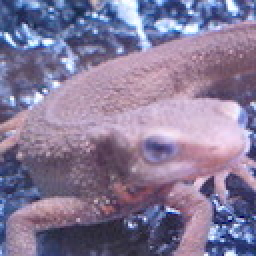
#> input picture Q_71_80/imori.jpg, 128 x 128 px (shown 2 times larger)
$ python 79.py   (older library calls are emulated)
#> lines starting #> are read from the running program, lines starting #| are printed output that depends on the picture
### Q_71_80/filtering.py
import numpy as np

def rgb2grayscale(r, g, b):
    gray_img = 0.2126*r + 0.7152*g + 0.0772*b
    return gray_img.reshape(gray_img.shape[0], gray_img.shape[1], 1)


def filtering(img, kernel, padding=True):
    H, W, C = img.shape

    # kernel size
    F_size = kernel.shape[0]

    # zero padding
    pad = F_size // 2
    out = np.zeros((H+pad*2, W+pad*2, C), dtype=np.float)
    out[pad:pad+H, pad:pad+W] = img.copy()

    out_tmp = out.copy()

    # filtering
    for h in range(H):
        for w in range(W):
            for c in range(C):
                out[pad+h, pad+w, c] = np.sum(kernel * out_tmp[h:h+F_size, w:w+F_size, c])

    # rescaled from 0 to 255
    out[out < 0] = 0
    out[out > 255] = 255

    # the size of output is the same as that of input if padding
    # the size of output is smaller than 2*pad_size on both of hight and width if not padding
    if padding:
        out = out[pad:pad+H, pad:pad+W].astype(np.uint8)
    else:
        out = out[pad*2: pad*2+(H-pad*2), pad*2: pad*2+(W-pad*2)].astype(np.uint8)

    return out

### Q_71_80/save.py
import cv2

def result(img, name):
    cv2.imwrite(name+".jpg", img)
    cv2.imshow(name, img)
    cv2.waitKey(0)
    cv2.destroyAllWindows()

### Q_71_80/79.py

# coding: utf-8

# In[12]:


import cv2
import numpy as np
from save import result
from filtering import filtering, rgb2grayscale

def gabor(f_size, s, g, l, p, A):
    gabor_filter = np.zeros((f_size, f_size), dtype=np.float32)

    for y in range(f_size):
        for x in range(f_size):
            dx = x - (f_size // 2)
            dy = y - (f_size // 2)
            t = A * np.pi / 180.
            x_ = np.cos(t) * dx + np.sin(t) * dy
            y_ = -np.sin(t) * dx + np.cos(t) * dy
            gabor_filter[y, x] = np.exp( -(x_**2 + g**2 * y_**2) / (2 * s**2) ) * np.cos(2 * np.pi * x_ / (l + p))

    gabor_filter /= np.sum(np.abs(gabor_filter))

    return gabor_filter


# In[16]:


# parameters
f_size = 11
s = 1.5
g = 1.2
l = 3
p = 0
As = [0, 45, 90, 135]


# In[17]:


filters = []
for A in As:
    filters.append(gabor(f_size, s, g, l, p, A))


img = cv2.imread("imori.jpg").astype(np.float32)
b = img[:,:,0].copy()
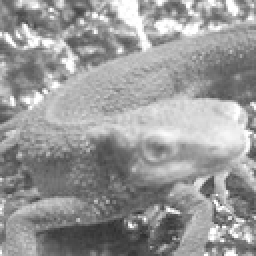
#> b: shape (128, 128) float32 (shown 2 times larger); min 46, max 255, mean 152.8
g = img[:,:,1].copy()
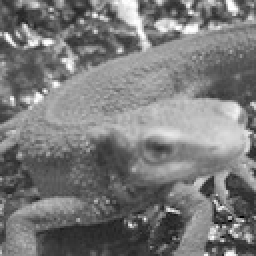
#> g: shape (128, 128) float32 (shown 2 times larger); min 0, max 255, mean 121.8
r = img[:,:,2].copy()
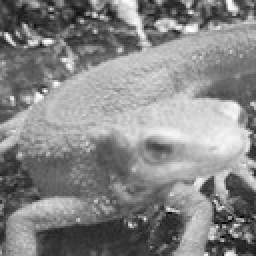
#> r: shape (128, 128) float32 (shown 2 times larger); min 0, max 255, mean 134.1
gray_img = rgb2grayscale(r, g, b)

for i, gabor_filter in enumerate(filters):
    out = filtering(gray_img,  gabor_filter, padding=True)
    out = out / np.max(out) * 255
    out = out.astype(np.uint8)
    result(out, "79_{}".format(As[i]))
#> this loop made 4 passes
#> pass 1, in filtering, `out_tmp = out.copy()`:
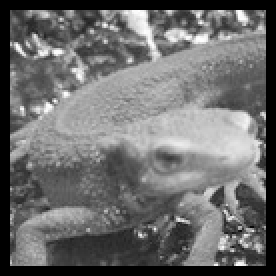
#> out_tmp: shape (138, 138, 1) float64 (shown 2 times larger); min 0, max 255.7, mean 109.6; drawn with min black and max white
#> pass 1, in filtering, `out = out[pad:pad+H, pad:pad+W].astype(np.uint8)`:
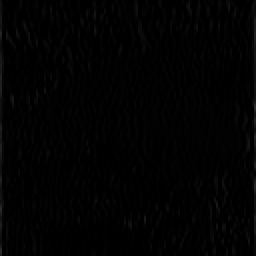
#> out: shape (128, 128, 1) (shown 2 times larger); min 0, max 45, mean 2
#> pass 1, `out = out / np.max(out) * 255`:
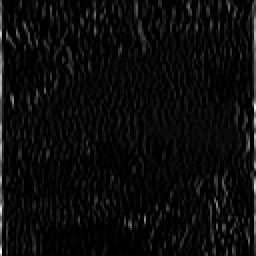
#> out: shape (128, 128, 1) float64 (shown 2 times larger); min 0, max 255, mean 11.1
#> after the loop:
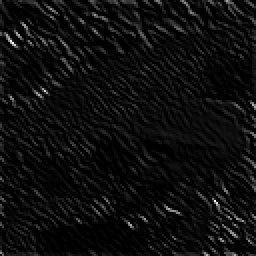
#> out: shape (128, 128, 1) (shown 2 times larger); min 0, max 255, mean 13.1

$ run again, with Q_71_80/71.jpg copied over Q_71_80/imori.jpg
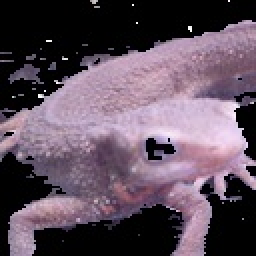
#> input picture Q_71_80/71.jpg, 128 x 128 px (shown 2 times larger)
#> the loop `for i, gabor_filter in enumerate(filters):` made 4 passes
#> pass 1, in filtering, `out_tmp = out.copy()`:
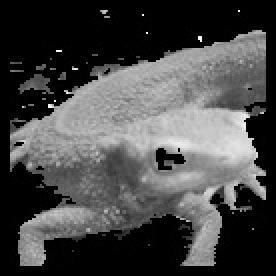
#> out_tmp: shape (138, 138, 1) float64 (shown 2 times larger); min 0, max 256.3, mean 72.4; drawn with min black and max white
#> after the loop `for i, gabor_filter in enumerate(filters):`:
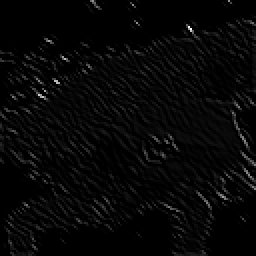
#> out: shape (128, 128, 1) (shown 2 times larger); min 0, max 255, mean 6.9

$ run again, with Q_71_80/72.jpg copied over Q_71_80/imori.jpg
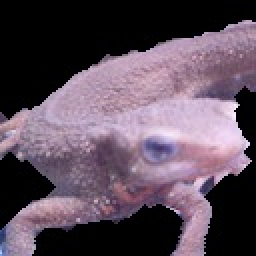
#> input picture Q_71_80/72.jpg, 128 x 128 px (shown 2 times larger)
#> the loop `for i, gabor_filter in enumerate(filters):` made 4 passes
#> pass 1, in filtering, `out_tmp = out.copy()`:
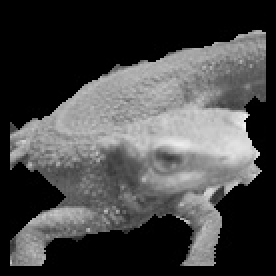
#> out_tmp: shape (138, 138, 1) float64 (shown 2 times larger); min 0, max 243.8, mean 70.3
#> after the loop `for i, gabor_filter in enumerate(filters):`:
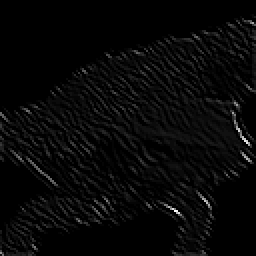
#> out: shape (128, 128, 1) (shown 2 times larger); min 0, max 255, mean 7.9
